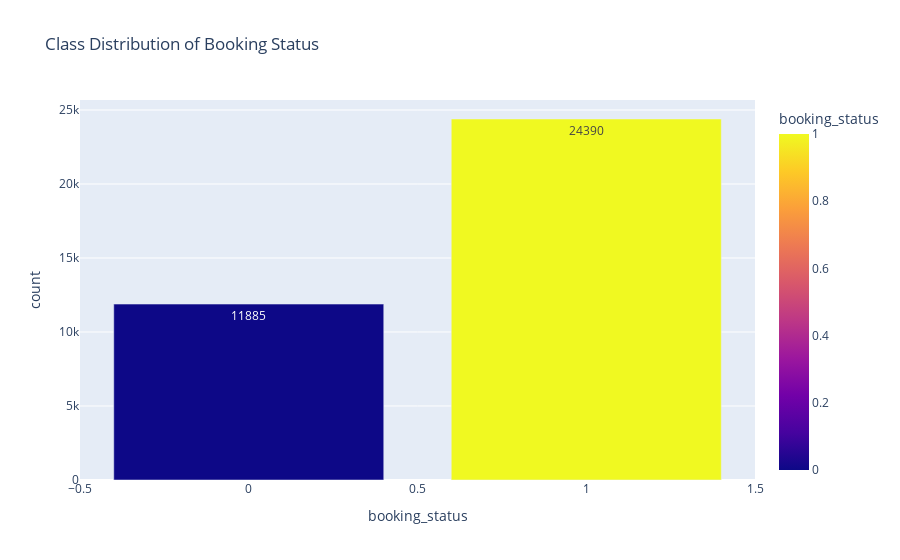

The notebook cell saved with this chart:
### Code cell
import plotly.express as px

# Count class distribution
class_distribution = df['booking_status'].value_counts().reset_index()
class_distribution.columns = ['booking_status', 'count']

# Plot
fig = px.bar(class_distribution, x='booking_status', y='count', 
             color='booking_status', text='count',
             title="Class Distribution of Booking Status")

fig.show()

### Figure 1 — Plotly figure (JSON) as saved in the notebook; plotly's stock layout.template omitted (floating-point values rounded to 4 significant figures)
{"data": [{"hovertemplate": "booking_status=%{marker.color}<br>count=%{text}<extra></extra>", "legendgroup": "", "marker": {"color": [1, 0], "coloraxis": "coloraxis", "pattern": {"shape": ""}}, "name": "", "orientation": "v", "showlegend": false, "text": [24390.0, 11880.0], "textposition": "auto", "type": "bar", "x": [1, 0], "xaxis": "x", "y": [24390, 11885], "yaxis": "y"}], "layout": {"barmode": "relative", "coloraxis": {"colorbar": {"title": {"text": "booking_status"}}, "colorscale": [[0, "#0d0887"], [0.1111, "#46039f"], [0.2222, "#7201a8"], [0.3333, "#9c179e"], [0.4444, "#bd3786"], [0.5556, "#d8576b"], [0.6667, "#ed7953"], [0.7778, "#fb9f3a"], [0.8889, "#fdca26"], [1, "#f0f921"]]}, "legend": {"tracegroupgap": 0}, "title": {"text": "Class Distribution of Booking Status"}, "xaxis": {"anchor": "y", "domain": [0, 1], "title": {"text": "booking_status"}}, "yaxis": {"anchor": "x", "domain": [0, 1], "title": {"text": "count"}}}}
